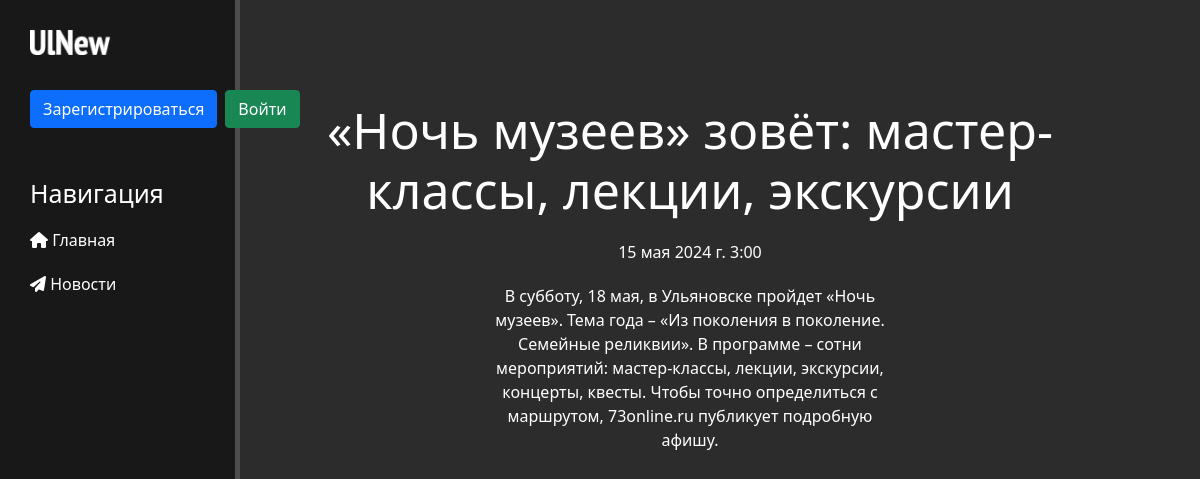
The app's page /news/11/ with its own data.
### news/models.py (models this page shows, shortened)
class Articles(models.Model):
    title = models.CharField('Название', max_length=100)
    anons = models.CharField('Анонс', max_length=100)
    full_text = models.TextField('Статья')
    date = models.DateTimeField('Дата публикации')
    image = models.ImageField('Изображение', upload_to='news_images/', null=True, blank=True)
    category = models.ForeignKey(Category, on_delete=models.CASCADE, verbose_name='Категория', null=True)
    class Meta:
        verbose_name = 'Новость'
        verbose_name_plural = 'Новости'

### news/views.py (the view)
# urls.py: path('<int:pk>/', views.NewsDetailView.as_view(), name='news-detail'),
class NewsDetailView(DetailView):
    model = Articles
    template_name = 'news/details_view.html'
    context_object_name = 'article'

### news/templates/news/details_view.html (shortened to what this page needs)
{% extends 'main/layout.html' %}
{% block content %}
<div class="features">
    <h1>
        {{ article.title }}
    </h1>
    <p>
        {{ article.date }}
    </p>
    <p>
        {{ article.full_text }}
    </p>
</div>
{% endblock %}

### main/static/main/css/main.css (style rules this page uses)
body { background: #2c2c2c !important; }
main .features { float: left; color: #fff; margin-top: 100px; text-align: center; width: 75%; }
main .features h1 { font-size: 50px; }
main .features p { max-width: 400px; margin: 20px auto; }

### records on screen
Articles: title "«Ночь музеев» зовёт: мастер-классы, лекции, экскурсии", date "15 мая 2024 г. 3:00", full_text "В субботу, 18 мая, в Ульяновске пройдет «Ночь музеев». Тема года – «Из поколения в поколение. Семейные реликвии». В программе – сотни мероприятий: мастер-классы, лекции, экскурсии, концерты, квесты. Чтобы точно определиться с маршрутом, 73online.ru публикует подробную афишу."
